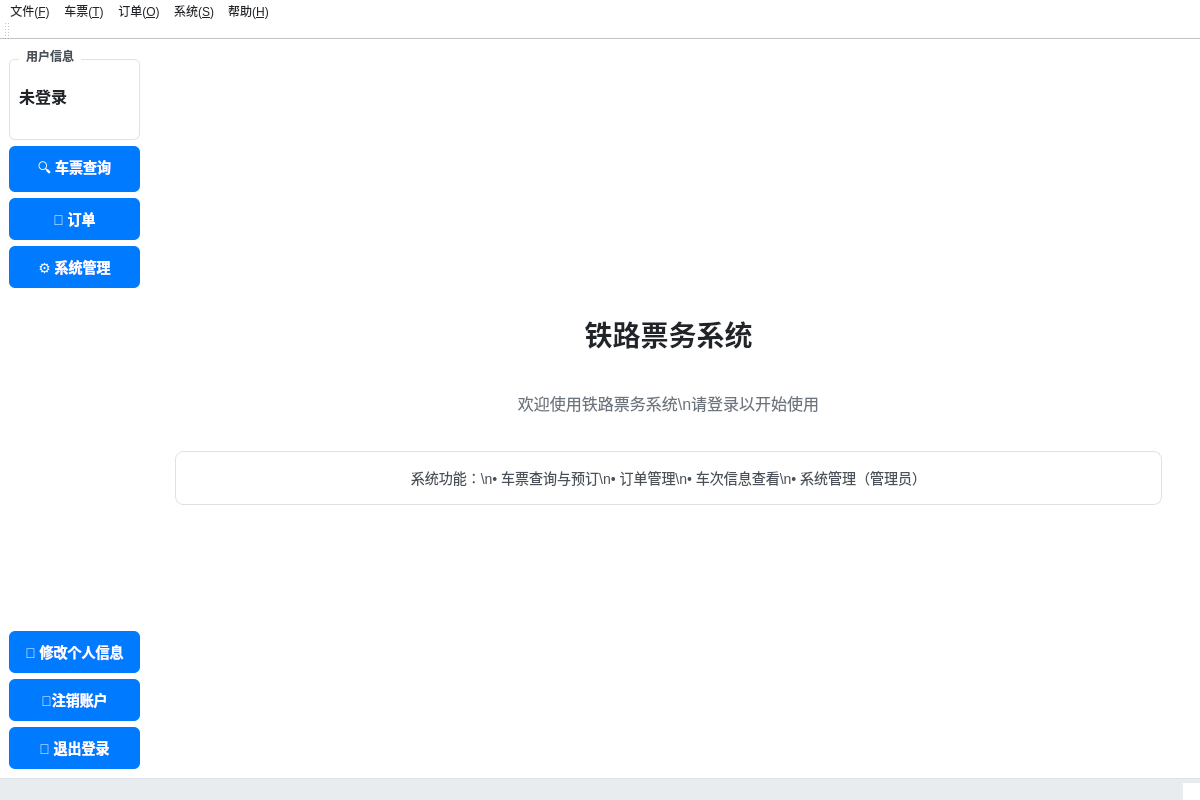
<?xml version="1.0" encoding="UTF-8"?>
<ui version="4.0">
 <class>MainWindow</class>
 <widget class="QMainWindow" name="MainWindow">
  <property name="geometry">
   <rect>
    <x>0</x>
    <y>0</y>
    <width>1200</width>
    <height>800</height>
   </rect>
  </property>
  <property name="minimumSize">
   <size>
    <width>1000</width>
    <height>700</height>
   </size>
  </property>
  <property name="windowTitle">
   <string>铁路票务系统</string>
  </property>
  <property name="styleSheet">
   <string>
				 {
				background-color: #f8f9fa;
				font-family: &quot;Segoe UI&quot;, &quot;Microsoft YaHei&quot;;
				color: #212529; /* 添加默认字体颜色 */
				}
				QWidget {
				background-color: #ffffff;
				color: #212529; /* 添加默认字体颜色 */
				}
				QGroupBox {
				font-weight: bold;
				border: 1px solid #dee2e6;
				border-radius: 6px;
				margin-top: 10px;
				padding-top: 15px;
				background-color: white;
				color: #212529; /* 添加字体颜色 */
				}
				QGroupBox::title {
				subcontrol-origin: margin;
				left: 10px;
				padding: 0 5px 0 5px;
				color: #495057;
				}
				QPushButton {
				background-color: #007bff;
				color: white;
				border: none;
				border-radius: 6px;
				padding: 10px 16px;
				font-size: 14px;
				font-weight: 500;
				}
				QPushButton:hover {
				background-color: #0056b3;
				}
				QPushButton:pressed {
				background-color: #004085;
				}
				QPushButton:disabled {
				background-color: #6c757d;
				color: #ced4da;
				}
				QListWidget {
				background-color: white;
				border: 1px solid #dee2e6;
				border-radius: 6px;
				padding: 4px;
				color: #212529; /* 添加字体颜色 */
				}
				QListWidget::item {
				padding: 8px;
				border-bottom: 1px solid #e9ecef;
				color: #212529; /* 添加字体颜色 */
				}
				QListWidget::item:selected {
				background-color: #cce5ff;
				color: #004085;
				}
				QListWidget::item:hover {
				background-color: #e9ecef;
				}
				QTableWidget {
				background-color: white;
				border: 1px solid #dee2e6;
				border-radius: 6px;
				gridline-color: #dee2e6;
				selection-background-color: #cce5ff;
				color: #212529; /* 添加字体颜色 */
				}
				QTableWidget::item:selected {
				background-color: #cce5ff;
				color: #212529; /* 添加字体颜色 */
				}
				QHeaderView::section {
				background-color: #e9ecef;
				padding: 8px;
				border: none;
				font-weight: 600;
				color: #495057;
				}
				QLineEdit, QComboBox, QDateEdit {
				border: 1px solid #ced4da;
				border-radius: 4px;
				padding: 6px;
				background-color: white;
				min-height: 25px;
				color: #212529; /* 添加字体颜色 */
				}
				QLineEdit:focus, QComboBox:focus, QDateEdit:focus {
				border-color: #80bdff;
				outline: none;
				}
				QTabWidget::pane {
				border: 1px solid #dee2e6;
				border-radius: 6px;
				background: white;
				margin-top: 10px;
				}
				QTabBar::tab {
				background: #e9ecef;
				border: 1px solid #dee2e6;
				padding: 8px 16px;
				margin-right: 2px;
				border-top-left-radius: 4px;
				border-top-right-radius: 4px;
				color: #495057;
				}
				QTabBar::tab:selected {
				background: white;
				border-bottom-color: white;
				color: #007bff;
				}
				QTabBar::tab:hover {
				background: #dee2e6;
				}
				QLabel {
				color: #212529; /* 确保所有标签都有正确的字体颜色 */
				}
				QLabel#titleLabel {
				font-size: 18px;
				font-weight: bold;
				color: #212529;
				padding: 10px 0;
				}
				QLabel#userNameLabel {
				font-size: 16px;
				font-weight: bold;
				color: #212529;
				}
				QLabel#userTypeLabel {
				font-size: 14px;
				color: #6c757d;
				}
				QStatusBar {
				background-color: #e9ecef;
				color: #495057;
				border-top: 1px solid #dee2e6;
				}
			</string>
  </property>
  <widget class="QWidget" name="centralWidget">
   <layout class="QHBoxLayout" name="horizontalLayout">
    <item>
     <layout class="QVBoxLayout" name="navLayout">
      <item>
       <widget class="QGroupBox" name="userInfoCard">
        <property name="title">
         <string>用户信息</string>
        </property>
        <layout class="QVBoxLayout" name="userLayout">
         <item>
          <widget class="QLabel" name="userNameLabel">
           <property name="text">
            <string>未登录</string>
           </property>
          </widget>
         </item>
         <item>
          <widget class="QLabel" name="userTypeLabel">
           <property name="text">
            <string/>
           </property>
          </widget>
         </item>
        </layout>
       </widget>
      </item>
      <item>
       <widget class="QPushButton" name="searchButton">
        <property name="text">
         <string>🔍 车票查询</string>
        </property>
       </widget>
      </item>
      <item>
       <widget class="QPushButton" name="bookingButton">
        <property name="text">
         <string>🎫 订单</string>
        </property>
       </widget>
      </item>
      <item>
       <widget class="QPushButton" name="adminButton">
        <property name="visible">
         <bool>false</bool>
        </property>
        <property name="text">
         <string>⚙️ 系统管理</string>
        </property>
       </widget>
      </item>
      <item>
       <spacer name="navSpacer">
        <property name="orientation">
         <enum>Qt::Orientation::Vertical</enum>
        </property>
        <property name="sizeHint" stdset="0">
         <size>
          <width>20</width>
          <height>40</height>
         </size>
        </property>
       </spacer>
      </item>
      <item>
       <widget class="QPushButton" name="userInfoButton">
        <property name="text">
         <string>👤 修改个人信息</string>
        </property>
       </widget>
      </item>
      <item>
       <widget class="QPushButton" name="deleteAccountButton">
        <property name="text">
         <string>🔴注销账户</string>
        </property>
       </widget>
      </item>
      <item>
       <widget class="QPushButton" name="logoutButton">
        <property name="text">
         <string>🚪 退出登录</string>
        </property>
       </widget>
      </item>
     </layout>
    </item>
    <item>
     <widget class="QStackedWidget" name="contentStack">
      <property name="currentIndex">
       <number>0</number>
      </property>
      <widget class="QWidget" name="welcomePage">
       <layout class="QVBoxLayout" name="welcomeLayout">
        <item>
         <spacer name="welcomeTopSpacer">
          <property name="orientation">
           <enum>Qt::Orientation::Vertical</enum>
          </property>
          <property name="sizeHint" stdset="0">
           <size>
            <width>20</width>
            <height>100</height>
           </size>
          </property>
         </spacer>
        </item>
        <item>
         <widget class="QLabel" name="welcomeTitleLabel">
          <property name="styleSheet">
           <string>font-size: 28px; font-weight: bold; color: #212529; margin: 20px;</string>
          </property>
          <property name="text">
           <string>铁路票务系统</string>
          </property>
          <property name="alignment">
           <set>Qt::AlignmentFlag::AlignCenter</set>
          </property>
         </widget>
        </item>
        <item>
         <widget class="QLabel" name="welcomeMessageLabel">
          <property name="styleSheet">
           <string>font-size: 16px; color: #6c757d; margin: 10px;</string>
          </property>
          <property name="text">
           <string>欢迎使用铁路票务系统\n请登录以开始使用</string>
          </property>
          <property name="alignment">
           <set>Qt::AlignmentFlag::AlignCenter</set>
          </property>
         </widget>
        </item>
        <item>
         <widget class="QLabel" name="featureLabel">
          <property name="styleSheet">
           <string>font-size: 14px; color: #495057; margin: 20px; background-color: white; padding: 15px; border-radius: 8px; border: 1px solid #dee2e6;</string>
          </property>
          <property name="text">
           <string>系统功能：\n• 车票查询与预订\n• 订单管理\n• 车次信息查看\n• 系统管理（管理员）</string>
          </property>
          <property name="alignment">
           <set>Qt::AlignmentFlag::AlignCenter</set>
          </property>
         </widget>
        </item>
        <item>
         <spacer name="welcomeBottomSpacer">
          <property name="orientation">
           <enum>Qt::Orientation::Vertical</enum>
          </property>
          <property name="sizeHint" stdset="0">
           <size>
            <width>20</width>
            <height>100</height>
           </size>
          </property>
         </spacer>
        </item>
       </layout>
      </widget>
      <widget class="QWidget" name="searchPage"/>
      <widget class="QWidget" name="bookingPage"/>
      <widget class="QWidget" name="adminPage"/>
     </widget>
    </item>
   </layout>
  </widget>
  <widget class="QMenuBar" name="menuBar">
   <property name="geometry">
    <rect>
     <x>0</x>
     <y>0</y>
     <width>1200</width>
     <height>21</height>
    </rect>
   </property>
   <widget class="QMenu" name="menuFile">
    <property name="title">
     <string>文件(&amp;F)</string>
    </property>
    <addaction name="actionLogout"/>
    <addaction name="separator"/>
    <addaction name="actionExit"/>
   </widget>
   <widget class="QMenu" name="menuTicket">
    <property name="title">
     <string>车票(&amp;T)</string>
    </property>
    <addaction name="actionSearch"/>
    <addaction name="actionBook"/>
   </widget>
   <widget class="QMenu" name="menuOrder">
    <property name="title">
     <string>订单(&amp;O)</string>
    </property>
    <addaction name="actionMyOrders"/>
    <addaction name="actionCancelOrder"/>
   </widget>
   <widget class="QMenu" name="menuSystem">
    <property name="title">
     <string>系统(&amp;S)</string>
    </property>
    <addaction name="actionAdmin"/>
   </widget>
   <widget class="QMenu" name="menuHelp">
    <property name="title">
     <string>帮助(&amp;H)</string>
    </property>
    <addaction name="actionAbout"/>
   </widget>
   <addaction name="menuFile"/>
   <addaction name="menuTicket"/>
   <addaction name="menuOrder"/>
   <addaction name="menuSystem"/>
   <addaction name="menuHelp"/>
  </widget>
  <widget class="QToolBar" name="mainToolBar">
   <attribute name="toolBarArea">
    <enum>TopToolBarArea</enum>
   </attribute>
   <attribute name="toolBarBreak">
    <bool>false</bool>
   </attribute>
  </widget>
  <widget class="QStatusBar" name="statusBar"/>
  <action name="actionSearch">
   <property name="text">
    <string>查询车票</string>
   </property>
  </action>
  <action name="actionBook">
   <property name="text">
    <string>预订车票</string>
   </property>
  </action>
  <action name="actionMyOrders">
   <property name="text">
    <string>订单</string>
   </property>
  </action>
  <action name="actionCancelOrder">
   <property name="text">
    <string>取消订单</string>
   </property>
  </action>
  <action name="actionAdmin">
   <property name="text">
    <string>管理面板</string>
   </property>
  </action>
  <action name="actionLogout">
   <property name="text">
    <string>退出登录</string>
   </property>
  </action>
  <action name="actionExit">
   <property name="text">
    <string>退出系统</string>
   </property>
  </action>
  <action name="actionAbout">
   <property name="text">
    <string>关于</string>
   </property>
  </action>
 </widget>
 <resources/>
 <connections/>
</ui>
